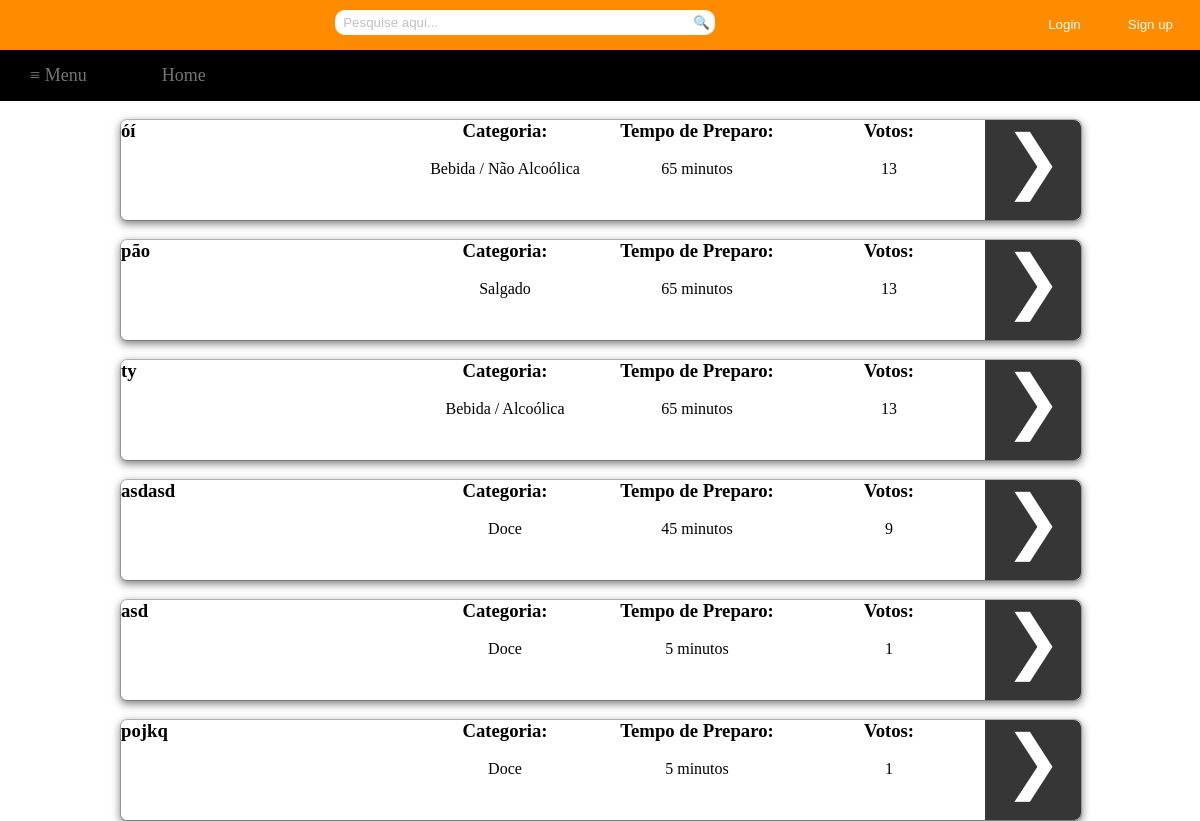
The page /TEX2/visualizarReceitas.php on the database its author committed.
### tables this page shows
CREATE TABLE `receita` (
  `codReceita` int(11) NOT NULL,
  `nomeReceita` varchar(255) DEFAULT NULL,
  `ingredientes` text,
  `modoPreparo` text,
  `codCategoria` int(11) DEFAULT NULL,
  `codTempo` int(11) DEFAULT NULL,
  `codUsuario` int(11) DEFAULT NULL,
  `totalVotos` int(11) NOT NULL
);

CREATE TABLE `tempo` (
  `codTempo` int(11) NOT NULL,
  `descTempo` varchar(255) DEFAULT NULL
);

### TEX2/visualizarReceitas.php (the view, shortened to what this page needs)
<html>
	<head>
		<link rel="stylesheet" type="text/css" href="Style/style.css">
		<link rel="stylesheet" type="text/css" href="Style/receitas.css">
	</head>
	<body>
		<div id="container">
			<div id="topbar">
				<?php
					if(!empty($_COOKIE['login']))
					{
						$name=$_COOKIE['login'];
						echo "<div id='sair'><input type='button' value='Sair' name='sair' onclick='location.href=&quot;logout.php&quot;'/></div>";
						echo "<div id='bem-vindo'>Seja bem-vindo, $name</div>";
					}
					else
					{
						echo "<div id='btn2'><input type='button' value='Sign up' name='modal' href='#dialog2'/></div> ";
						echo "<div id='btn'><input type='button' value='Login' href='#dialog1' name='modal' /></div>";
					}
				?>
				<div id="search">
					<form method="post" action="pesquisa.php">
						<div>
							<input type="search" class="searchbox" name="pesquisa" placeholder="  Pesquise aqui...">
							<a href="#">
								<button type="submit" name="submit" class="searchbox1">&#x1f50d;</button>
							</a>
						</div>
					</form>
				</div>
			</div>
			<div id="navbar">
				<?php
					if(!empty($_COOKIE['login']))
					{
						echo "<nav class='drop'>";
						echo "	<ul class='drop1'>";
						echo "	    <li class='dropMain'>";
						echo "	        <a href='#'>&#8801; Menu</a>";
						echo "	        <ul class='drop2'>";
						echo "	            <li>";
						echo "	            	<a href='Recipes/doces.php'>Doces</a>";
						echo "	            </li>";
						echo "	            <li>";
						echo "	            	<a href='Recipes/salgados.php'>Salgados</a>";
						echo "	            </li>";
						echo "	            <li>";
						echo "	            	<a href='Recipes/saladas.php'>Saladas</a>";
						echo "	            </li>";
						echo "	            <li>";
						echo "	            	<a href='Recipes/alcoolica.php'>Bebidas alcoólicas</a>";
						echo "	            </li>";
						echo "	            <li>";
						echo "	            	<a href='Recipes/nAlcoolica.php'>Bebidas não alcoólicas</a>";
						echo "	            </li>";
						echo "	            <li>";
						echo "	            	<a href='Recipes/rapidas.php'>Receitas rápidas(até 30 min)</a>";
						echo "	            </li>";
						echo "	            <li>";
						echo "	            	<a href='visualizarReceitas.php'>Todas as receitas</a>";
						echo "	            </li>";
						echo "	        </ul>";
						echo "	    </li>";
						echo "		<li class='dropMain'>";
						echo "	        <a href='index.php'>Home</a>";
						echo "	    </li>";
						echo "	    <li class='dropMain'>";
						echo "	        <a href='receita.php'>Cadastrar Receita</a>";
						echo "	    </li>";
						echo "	    <li class='dropMain'>";
						echo "	        <a href='viewReceitasCadastrado.php'>Minhas Receitas</a>";
						echo "	    </li>";
						echo "	</ul>";
						echo "</nav>";
					}
					else
					{
						echo "<nav class='drop'>";
						echo "	<ul class='drop1'>";
						echo "	    <li class='dropMain'>";
						echo "	        <a href='#'>&#8801; Menu</a>";
						echo "	    </li>";
						echo "		<li class='dropMain'>";
						echo "	        <a href='index.php'>Home</a>";
						echo "	    </li>";
						echo "	</ul>";
						echo "</nav>";
					}
				?>
			</div>
			<div id="main">
				<div id="column_left">
				</div>
				<div id="column_center">
					<?php
						include('includes/conn.php');
						$query1=mysqli_query($conn,"SELECT codReceita, nomeReceita, codCategoria, codTempo totalVotos FROM receita ORDER BY totalVotos desc, nomeReceita asc; ");
						while($query2=mysqli_fetch_array($query1))
						{
							echo "<br /><div id='box'>";
							echo "<div id='left'><h3>".$query2['nomeReceita']."</h3></div>";
							$sql = "SELECT categoria.descCategoria FROM categoria, receita WHERE categoria.codCategoria=receita.codCategoria AND codReceita LIKE ".$query2['codReceita'].";";
							$result = mysqli_query($conn,$sql);
							while ($row = mysqli_fetch_array($result))
							{
								echo "<div id='center1'><center><h3>Categoria:</h3><br />".$row['descCategoria']."</center></div>";
							}
							$sql = "SELECT tempo.descTempo FROM tempo, receita WHERE tempo.codTempo=receita.codTempo AND codReceita LIKE ".$query2['codReceita'].";";
							$result = mysqli_query($conn,$sql);
							while ($row = mysqli_fetch_array($result))
							{
								echo "<div id='center2'><center><h3>Tempo de Preparo:</h3><br />".$row['descTempo']."</center></div>";
							}
							echo "<div id='center3'><center><h3>Votos:</h3><br />".$query2['totalVotos']."</center></div>";
							echo "<div id='right'><center><a class='visualizar' value='&#10095;' href='visualizar.php?codReceita=".$query2['codReceita']."'>&#10095;</a></center></div>";
							echo "</div>";
						}
					?>
				</div>
				<div id="column_right">
				</div>
			</div>
		</div>
	</body>
</html>

### TEX2/Style/style.css (style rules this page uses)
* { margin: 0px; padding: 0px; }
#container { margin: 0; width: 100%; height: 100%; }
#topbar { margin: 0; width: 100%; height: 50px; background: #FF8C00; }
#navbar { margin: 0; width: 100%; }
#main { margin: auto; width: 100%; height: 590px; }
#main #column_left { float: left; left: 0; width: 10%; height: 100%; }
#main #column_center { float: left; left: 0; width: 80%; height: 100%; }
#main #column_right { float: right; right: 0; width: 10%; height: 100%; }
#btn input[type="button"] { float: right; color: #F0FFFF; border-radius: 20px; padding: 7px 20px 7px 20px; margin-top: 10px; margin-right: 7px; text-align: center; outline: thin dotted; outline: 0px auto -webkit-focus-ring-color; outline-offset: 0px; background: #FF8C00; border: 0px; }
input::placeholder { color: #C0C0C0; }
#btn2 input[type="button"] { float: right; color: #F0FFFF; border-radius: 20px; padding: 7px 20px 7px 20px; margin-top: 10px; margin-right: 7px; text-align: center; outline: thin dotted; outline: 0px auto -webkit-focus-ring-color; outline-offset: 0px; border: 0px; background: #FF8C00; }
#search { margin-right: 5px; text-align: center; }
#search .searchbox { width: 30%; height: 25px; border-radius: 10px 0px 0px 10px; outline: thin dotted; outline: 0px auto -webkit-focus-ring-color; outline-offset: 0px; border: 1px solid white; margin-top: 10px; border-right: none; }
#search .searchbox1 { cursor: pointer; outline: thin dotted; outline: 0px auto -webkit-focus-ring-color; outline-offset: 0px; height: 25px; margin-top: 10px; position: absolute; background: white; border: 1px solid white; border-left: none; border-radius: 0px 10px 10px 0px; padding-right: 4.2px; }
#navbar .drop { margin-top: 0 auto; text-align: center; }
#navbar .drop .drop1 { font-size: 18px; background: #000; padding: 0px; list-style: none; position: relative; display: block; }
#navbar .drop .drop1:after { content: ""; clear: both; display: block; }
#navbar .drop .drop1 .dropMain { float: left; padding: 15px 15px 15px 0px; }
#navbar .drop .drop1 .dropMain a { margin-top: 0px; display: block; padding: 0px 30px; color: #757575; text-decoration: none; }

### TEX2/Style/receitas.css (style rules this page uses)
#box { position:relative; background-color: #FFF; -webkit-background-clip:padding-box; background-clip:padding-box; border:1px solid #999; border:1px solid rgba(0,0,0,.2); border-radius:7px; outline:0; -webkit-box-shadow:0 3px 9px rgba(0,0,0,.5); box-shadow:0 3px 9px rgba(0,0,0,.5); height: 100px; width: 100%; }
#box #left { float: left; left: 0; width: 30%; }
#box #center1 { float: left; left: 0; width: 20%; }
#box #center2 { float: left; left: 0; width: 20%; }
#box #center3 { float: left; left: 0; width: 20%; }
#box #right { float: right; right: 0; width: 10%; height: 100%; background: #363636; border-top-right-radius: 7px; border-bottom-right-radius: 7px; }
#box #right .visualizar { color: white; font-size: 70px; outline: thin dotted; outline: 0px auto -webkit-focus-ring-color; outline-offset: 0px; }
a.visualizar:link { text-decoration: none; }

### rows shown on the page
receita: nomeReceita "óí", descCategoria "Bebida / Não Alcoólica", codTempo "13"
tempo: descTempo "65 minutos"
receita: nomeReceita "pão", descCategoria "Salgado", codTempo "13"
receita: nomeReceita "ty", descCategoria "Bebida / Alcoólica", codTempo "13"
receita: nomeReceita "asdasd", descCategoria "Doce", codTempo "9"
tempo: descTempo "45 minutos"
receita: nomeReceita "asd", descCategoria "Doce", codTempo "1"
tempo: descTempo "5 minutos"
receita: nomeReceita "pojkq", descCategoria "Doce", codTempo "1"
